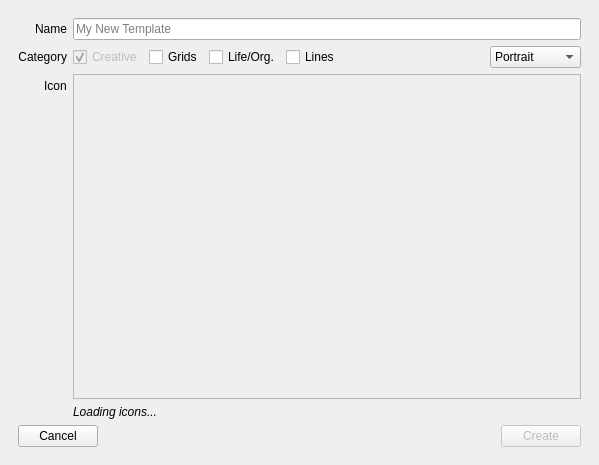
<?xml version="1.0" encoding="UTF-8"?>
<!--
newtemplate.ui
This is the user interface layout for the New Template modal.

RCU is a management client for the reMarkable Tablet.
Copyright (C) 2020-23  Davis Remmel

This program is free software: you can redistribute it and/or modify
it under the terms of the GNU Affero General Public License as
published by the Free Software Foundation, either version 3 of the
License, or (at your option) any later version.

This program is distributed in the hope that it will be useful,
but WITHOUT ANY WARRANTY; without even the implied warranty of
MERCHANTABILITY or FITNESS FOR A PARTICULAR PURPOSE.  See the
GNU Affero General Public License for more details.

You should have received a copy of the GNU Affero General Public License
along with this program.  If not, see <https://www.gnu.org/licenses/>.
-->
<ui version="4.0">
 <class>Dialog</class>
 <widget class="QDialog" name="Dialog">
  <property name="geometry">
   <rect>
    <x>0</x>
    <y>0</y>
    <width>599</width>
    <height>465</height>
   </rect>
  </property>
  <property name="windowTitle">
   <string>New Template</string>
  </property>
  <layout class="QGridLayout" name="gridLayout">
   <property name="leftMargin">
    <number>18</number>
   </property>
   <property name="topMargin">
    <number>18</number>
   </property>
   <property name="rightMargin">
    <number>18</number>
   </property>
   <property name="bottomMargin">
    <number>18</number>
   </property>
   <item row="1" column="0">
    <layout class="QHBoxLayout" name="horizontalLayout_2">
     <property name="topMargin">
      <number>0</number>
     </property>
     <item>
      <widget class="QPushButton" name="cancel_pushButton">
       <property name="accessibleName">
        <string>Cancel</string>
       </property>
       <property name="text">
        <string>Cancel</string>
       </property>
      </widget>
     </item>
     <item>
      <spacer name="horizontalSpacer">
       <property name="orientation">
        <enum>Qt::Horizontal</enum>
       </property>
       <property name="sizeHint" stdset="0">
        <size>
         <width>40</width>
         <height>20</height>
        </size>
       </property>
      </spacer>
     </item>
     <item>
      <widget class="QPushButton" name="create_pushButton">
       <property name="enabled">
        <bool>false</bool>
       </property>
       <property name="accessibleName">
        <string>Create new template</string>
       </property>
       <property name="text">
        <string>Create</string>
       </property>
       <property name="default">
        <bool>true</bool>
       </property>
      </widget>
     </item>
    </layout>
   </item>
   <item row="0" column="0">
    <layout class="QVBoxLayout" name="verticalLayout">
     <item>
      <layout class="QFormLayout" name="formLayout">
       <property name="labelAlignment">
        <set>Qt::AlignRight|Qt::AlignTrailing|Qt::AlignVCenter</set>
       </property>
       <item row="0" column="0">
        <widget class="QLabel" name="label">
         <property name="text">
          <string>Name</string>
         </property>
         <property name="alignment">
          <set>Qt::AlignRight|Qt::AlignTrailing|Qt::AlignVCenter</set>
         </property>
        </widget>
       </item>
       <item row="0" column="1">
        <widget class="QLineEdit" name="name_lineEdit">
         <property name="toolTip">
          <string>Choose a name for the new template</string>
         </property>
         <property name="accessibleName">
          <string>Set template name</string>
         </property>
         <property name="accessibleDescription">
          <string>Choose a name for the new template</string>
         </property>
         <property name="placeholderText">
          <string>My New Template</string>
         </property>
        </widget>
       </item>
       <item row="1" column="0">
        <widget class="QLabel" name="label_2">
         <property name="text">
          <string>Category</string>
         </property>
         <property name="alignment">
          <set>Qt::AlignRight|Qt::AlignTrailing|Qt::AlignVCenter</set>
         </property>
        </widget>
       </item>
       <item row="1" column="1">
        <layout class="QHBoxLayout" name="horizontalLayout_3">
         <item>
          <widget class="QCheckBox" name="creative_checkBox">
           <property name="enabled">
            <bool>false</bool>
           </property>
           <property name="accessibleName">
            <string>Creative category</string>
           </property>
           <property name="text">
            <string>Creative</string>
           </property>
           <property name="checked">
            <bool>true</bool>
           </property>
          </widget>
         </item>
         <item>
          <widget class="QCheckBox" name="grids_checkBox">
           <property name="accessibleName">
            <string>Grids category</string>
           </property>
           <property name="text">
            <string>Grids</string>
           </property>
          </widget>
         </item>
         <item>
          <widget class="QCheckBox" name="life_checkBox">
           <property name="accessibleName">
            <string>Life and organization category</string>
           </property>
           <property name="text">
            <string>Life/Org.</string>
           </property>
          </widget>
         </item>
         <item>
          <widget class="QCheckBox" name="lines_checkBox">
           <property name="accessibleName">
            <string>Lines category</string>
           </property>
           <property name="text">
            <string>Lines</string>
           </property>
          </widget>
         </item>
         <item>
          <spacer name="horizontalSpacer_3">
           <property name="orientation">
            <enum>Qt::Horizontal</enum>
           </property>
           <property name="sizeHint" stdset="0">
            <size>
             <width>40</width>
             <height>20</height>
            </size>
           </property>
          </spacer>
         </item>
         <item>
          <widget class="QComboBox" name="orientation_comboBox">
           <property name="toolTip">
            <string>Set the template's orientation</string>
           </property>
           <property name="accessibleName">
            <string>Template orientation</string>
           </property>
           <property name="accessibleDescription">
            <string>Set the template's orientation</string>
           </property>
           <item>
            <property name="text">
             <string>Portrait</string>
            </property>
           </item>
           <item>
            <property name="text">
             <string>Landscape</string>
            </property>
           </item>
          </widget>
         </item>
        </layout>
       </item>
       <item row="2" column="0">
        <widget class="QLabel" name="label_4">
         <property name="text">
          <string>Icon</string>
         </property>
         <property name="alignment">
          <set>Qt::AlignLeading|Qt::AlignLeft|Qt::AlignVCenter</set>
         </property>
        </widget>
       </item>
       <item row="2" column="1">
        <layout class="QVBoxLayout" name="verticalLayout_4">
         <item>
          <widget class="QListWidget" name="icon_listWidget">
           <property name="enabled">
            <bool>false</bool>
           </property>
           <property name="font">
            <font>
             <pointsize>1</pointsize>
            </font>
           </property>
           <property name="styleSheet">
            <string notr="true"/>
           </property>
           <property name="dragDropMode">
            <enum>QAbstractItemView::DragDrop</enum>
           </property>
           <property name="alternatingRowColors">
            <bool>false</bool>
           </property>
           <property name="iconSize">
            <size>
             <width>64</width>
             <height>64</height>
            </size>
           </property>
           <property name="textElideMode">
            <enum>Qt::ElideNone</enum>
           </property>
           <property name="verticalScrollMode">
            <enum>QAbstractItemView::ScrollPerPixel</enum>
           </property>
           <property name="horizontalScrollMode">
            <enum>QAbstractItemView::ScrollPerPixel</enum>
           </property>
           <property name="resizeMode">
            <enum>QListView::Adjust</enum>
           </property>
           <property name="layoutMode">
            <enum>QListView::SinglePass</enum>
           </property>
           <property name="spacing">
            <number>9</number>
           </property>
           <property name="viewMode">
            <enum>QListView::IconMode</enum>
           </property>
           <property name="uniformItemSizes">
            <bool>true</bool>
           </property>
           <property name="selectionRectVisible">
            <bool>true</bool>
           </property>
           <property name="itemAlignment">
            <set>Qt::AlignAbsolute|Qt::AlignBaseline|Qt::AlignBottom|Qt::AlignCenter|Qt::AlignHCenter|Qt::AlignHorizontal_Mask|Qt::AlignJustify|Qt::AlignLeading|Qt::AlignLeft|Qt::AlignRight|Qt::AlignTop|Qt::AlignTrailing|Qt::AlignVCenter|Qt::AlignVertical_Mask</set>
           </property>
           <property name="currentRow">
            <number>-1</number>
           </property>
          </widget>
         </item>
         <item>
          <widget class="QLabel" name="label_loading_icons">
           <property name="enabled">
            <bool>true</bool>
           </property>
           <property name="font">
            <font>
             <italic>true</italic>
            </font>
           </property>
           <property name="text">
            <string>Loading icons...</string>
           </property>
           <property name="alignment">
            <set>Qt::AlignLeading|Qt::AlignLeft|Qt::AlignVCenter</set>
           </property>
          </widget>
         </item>
        </layout>
       </item>
      </layout>
     </item>
    </layout>
   </item>
  </layout>
 </widget>
 <resources/>
 <connections>
  <connection>
   <sender>cancel_pushButton</sender>
   <signal>clicked()</signal>
   <receiver>Dialog</receiver>
   <slot>reject()</slot>
   <hints>
    <hint type="sourcelabel">
     <x>58</x>
     <y>434</y>
    </hint>
    <hint type="destinationlabel">
     <x>299</x>
     <y>232</y>
    </hint>
   </hints>
  </connection>
  <connection>
   <sender>create_pushButton</sender>
   <signal>clicked()</signal>
   <receiver>Dialog</receiver>
   <slot>accept()</slot>
   <hints>
    <hint type="sourcelabel">
     <x>539</x>
     <y>434</y>
    </hint>
    <hint type="destinationlabel">
     <x>299</x>
     <y>232</y>
    </hint>
   </hints>
  </connection>
 </connections>
</ui>
